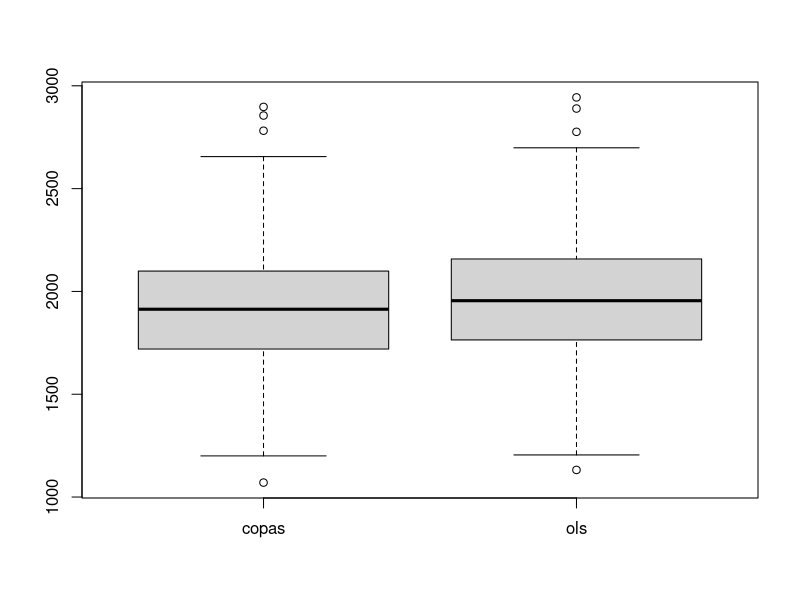

Reproduce this figure in R.
#### Ying Qiao
#### SID: 21412301
#### STAT 215B, Assignment 7, 4/19/2013

rm(list=ls())
require(MASS)

#### Test setup
# sizes
p <- 50
n <- 500
n.cs <- n * 0.8
n.vs <- n - n.cs
# parameters
alpha <- 0.1
beta <- sample(1:p,p) / 10
del2 <- 0.1^2 #NSR
sig2 <- del2 * sum(beta^2) * n.cs
# model
my.model <- function(x, a,b,K) a+K*crossprod(b,x)
  
## simulations
N.rep <- 1000
PMSE<-list()
PMSE$ols <- rep(0, N.rep)
PMSE$copas <- rep(0, N.rep)
PMSE$crosval <- rep(0, N.rep)
K<-list()
K$copas <- rep(0, N.rep)
K$crosval <- rep(0, N.rep)

sig2hat <- rep(0, N.rep)
Vnorm <- rep(0, N.rep)
covXnorm <- rep(0, N.rep)


for (i in 1:N.rep){
#### Sample
# cov of X
r <- runif(1)
vi <- rep(1:p, each=p)
vj <- rep(1:p, p)
cov <- matrix(sapply(1:(p*p), function(i){r^(abs(vi[i]-vj[i]))}), nrow=p)
# CS
X.cs <- mvrnorm(n.cs, rep(0,p), cov)
X.cs <- t(t(X.cs)-colMeans(X.cs))
V <- 1/n.cs * crossprod(X.cs)
Vnorm[i] <- norm(V, 'F')
covXnorm[i] <- norm(cov(X.cs), 'F')

eps <- rnorm(n, mean=0, sd=sqrt(sig2)) #copas
# non-copas
#eps <- rnorm(n/2, mean=-3*sqrt(sig2), sd=sqrt(sig2))
#eps <- c(eps, rnorm(n/2, mean=3*sqrt(sig2), sd=sqrt(sig2)))

ii.cs <- sample(1:n, n.cs)
y.cs <- apply(X.cs, 1, my.model, a=alpha,b=beta,K=1) + eps[ii.cs]
# VS
X.vs <- mvrnorm(n.vs, rep(0,p), cov)
X.vs <- t(t(X.vs)-colMeans(X.vs))
y.vs <- apply(X.vs, 1, my.model, a=alpha,b=beta,K=1) + eps[-ii.cs]


#### Multiple linear regression on CS
# OLS
ols <- lm(y.cs ~ X.cs)
alpha.ols <- ols$coeff[1]
beta.ols <- ols$coeff[-1]

# K.hat (Copas 1983)
nu <- n.cs - (p+1)
sig2hat[i] <- sum((ols$res)^2)/nu
bVb <- t(beta.ols) %*% V %*% beta.ols
K$copas[i] <- 1 - (p-2)*sig2hat[i]*nu/(n.cs*(nu+2)*bVb)

# K.tide (cross validation, k-fold)
k=10
K.cv <- rep(0, k)
pmse.cv <- rep(0, k)
ids <- 1:n.cs
for (j in 1:k){
  # ten-fold
  tt <- sample(ids, n.cs/k)
  Xcv <- X.cs[-tt, ]
  ycv <- y.cs[-tt]
  Xtt <- X.cs[tt, ]
  ytt <- y.cs[tt]
  ids <- ids[-tt]

  # fit
  mm <- lm(ycv ~ Xcv)
  a <- mm$coeff[1]
  b <- mm$coeff[-1]

  ytt.ols <- apply(Xtt, 1, my.model, a=a,b=b,K=1)
  K.cv[j] <- abs(cov(ytt,ytt.ols))/var(ytt.ols)
  ytt.cv <- apply(Xtt, 1, my.model, a=a,b=b,K=K.cv[j])
  pmse.cv[j] <- mean((ytt - ytt.cv)^2)
}
K$crosval[i] <- K.cv[which(pmse.cv == min(pmse.cv))]


# PMSE (VS)
y.ols <- apply(X.vs, 1, my.model, a=alpha.ols,b=beta.ols,K=1)
y.copas <- apply(X.vs, 1, my.model, a=alpha.ols,b=beta.ols,K=K$copas[i])
y.crosval <- apply(X.vs, 1, my.model, a=alpha.ols,b=beta.ols,K=K$crosval[i])
PMSE$ols[i] <- mean((y.vs - y.ols)^2)
PMSE$copas[i] <- mean((y.vs - y.copas)^2)
PMSE$crosval[i] <- mean((y.vs - y.crosval)^2)
}

save(list=ls(), file='copas.Rdata')
#load('copas.Rdata')


mean(K$copas)
mean(K$crosval)

PMSE <- data.frame(PMSE)
boxplot(PMSE$copas, PMSE$ols, names=names(PMSE)[c(2,1)])
t.test(PMSE$copas, PMSE$ols, alter = 'less')
t.test(PMSE$copas, PMSE$crosval, alter = 'less')
#t.test(PMSE.copas, PMSE.crosval, alter = 'greater') #non-copas

######################
#check
######################
# randomness
#hist(X.cs)
#hist(eps)

# sig2
t.test(sig2hat, mu=sig2)

# V vs. cov
t.test(Vnorm, covXnorm)
